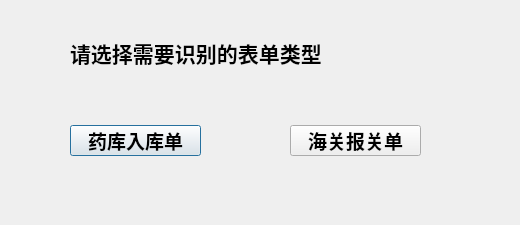
<?xml version="1.0" encoding="UTF-8"?>
<ui version="4.0">
 <class>Dialog</class>
 <widget class="QDialog" name="Dialog">
  <property name="geometry">
   <rect>
    <x>0</x>
    <y>0</y>
    <width>520</width>
    <height>225</height>
   </rect>
  </property>
  <property name="windowTitle">
   <string>Dialog</string>
  </property>
  <widget class="QLabel" name="label">
   <property name="geometry">
    <rect>
     <x>70</x>
     <y>40</y>
     <width>281</width>
     <height>25</height>
    </rect>
   </property>
   <property name="font">
    <font>
     <family>Arial</family>
     <pointsize>16</pointsize>
     <weight>75</weight>
     <bold>true</bold>
    </font>
   </property>
   <property name="text">
    <string>请选择需要识别的表单类型</string>
   </property>
  </widget>
  <widget class="QPushButton" name="pushButton">
   <property name="geometry">
    <rect>
     <x>70</x>
     <y>125</y>
     <width>131</width>
     <height>31</height>
    </rect>
   </property>
   <property name="font">
    <font>
     <family>Arial</family>
     <pointsize>14</pointsize>
     <weight>75</weight>
     <bold>true</bold>
    </font>
   </property>
   <property name="text">
    <string>药库入库单</string>
   </property>
   <property name="flat">
    <bool>false</bool>
   </property>
  </widget>
  <widget class="QPushButton" name="pushButton_2">
   <property name="geometry">
    <rect>
     <x>290</x>
     <y>125</y>
     <width>131</width>
     <height>31</height>
    </rect>
   </property>
   <property name="font">
    <font>
     <family>Arial</family>
     <pointsize>14</pointsize>
     <weight>75</weight>
     <bold>true</bold>
    </font>
   </property>
   <property name="text">
    <string>海关报关单</string>
   </property>
  </widget>
 </widget>
 <resources/>
 <connections/>
</ui>
